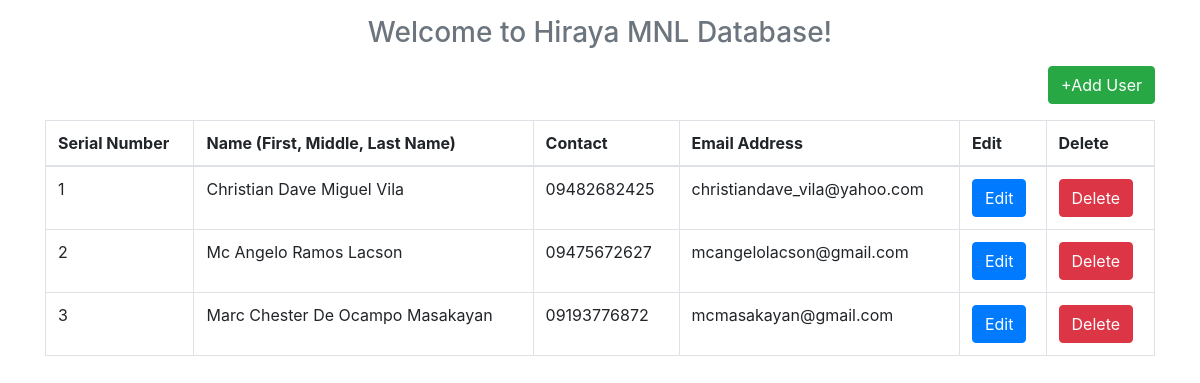
The page /index on the database as committed earlier.
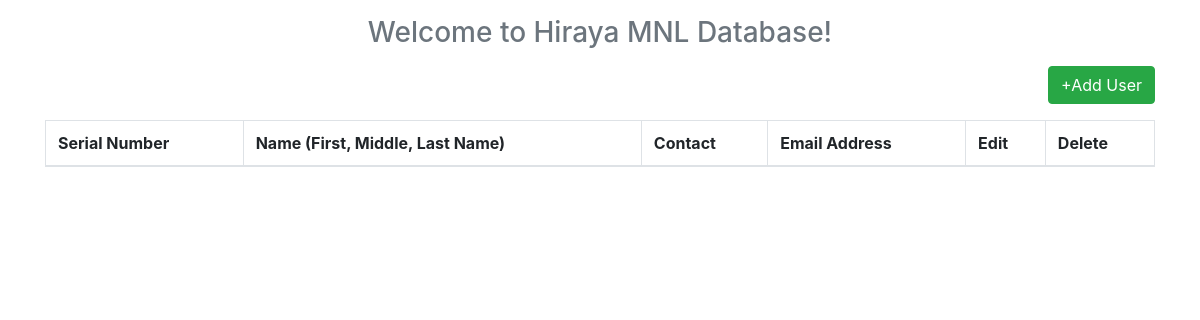
The same page on the database as committed later.
### tables this page shows
CREATE TABLE "users" (
	"UID"	INTEGER PRIMARY KEY AUTOINCREMENT,
	"UNAME"	TEXT,
	"CONTACT"	TEXT,
	"EMAIL" TEXT
);

### app.py (the view)
@app.route("/")
@app.route("/index")
def index():
    con=sql.connect("db_web.db")
    con.row_factory=sql.Row
    cur=con.cursor()
    cur.execute("select * from users")
    data=cur.fetchall()
    return render_template("index.html",datas=data)

### templates/index.html
{% extends 'base.html' %}
{% block body %}
  <h3 class='text-center text-muted mb-3'>Welcome to Hiraya MNL Database!</h3>
  <p class='text-right'><a href='{{url_for("add_user")}}' class='btn btn-success '> +Add User</a></p>
  <table class='table table-bordered'>
    <thead>
      <th>Serial Number</th>
      <th>Name (First, Middle, Last Name)</th>
      <th>Contact</th>
      <th>Email Address</th>
      <th>Edit</th>
      <th>Delete</th>
    </thead>
    <tbody>
      {% for row in datas %}
        <tr>
          <td>{{loop.index}}</td>
          <td>{{row.UNAME}}</td>
          <td>{{row.CONTACT}}</td>
          <td>{{row.EMAIL}}</td>
          <td><a href='{{url_for("edit_user",uid=row.UID)}}' class='btn btn-primary'>Edit</a></td>
          <td><a href='{{url_for("delete_user",uid=row.UID)}}' class='btn btn-danger' onclick='return confirm("Are You Sure")'>Delete</a></td>
        </tr>
      {%endfor%}
    </tbody>
  </table>
{% endblock %}

### templates/base.html (shortened to what this page needs)
<html>
  <head>
    <link rel="stylesheet" href="https://maxcdn.bootstrapcdn.com/bootstrap/4.0.0/css/bootstrap.min.css">
  </head>
  <body>
    <div class='container pt-3'>
      {% block body %}
      {% endblock %}
    </div>
  </body>
</html>

Rows that differ between the two databases and show on the page:
removed users: UNAME "Christian Dave Miguel Vila", CONTACT "09482682425", EMAIL "christiandave_vila@yahoo.com"
removed users: UNAME "Mc Angelo Ramos Lacson", CONTACT "09475672627", EMAIL "mcangelolacson@gmail.com"
removed users: UNAME "Marc Chester De Ocampo Masakayan", CONTACT "09193776872", EMAIL "mcmasakayan@gmail.com"
